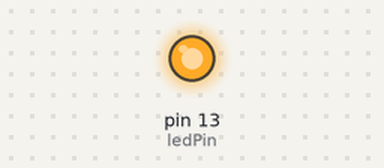
Bench run of a sketch on a simulated Arduino Uno, built with avr-gcc and run on an emulated ATmega328P. Shown: output pins drawn as LEDs (lit = HIGH).

Above: at 1.5 s.
At 6.7 s:
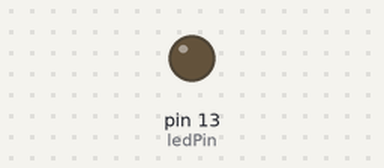
Timing chart, 0 to 8.1 s (numbered marks = the images above):
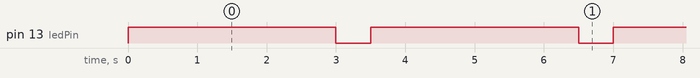

Measured:
- by itself, pin 13 (ledPin): alternates HIGH for 3.0 s and LOW for 0.50 s

The sketch:

helloWorld.ino
```cpp
int ledPin = 13;

void setup()
{
  pinMode(ledPin, OUTPUT);
}

void loop()
{
  digitalWrite(ledPin, HIGH);
  delay(3000);
  digitalWrite(ledPin, LOW);
  delay(500);
}
```
